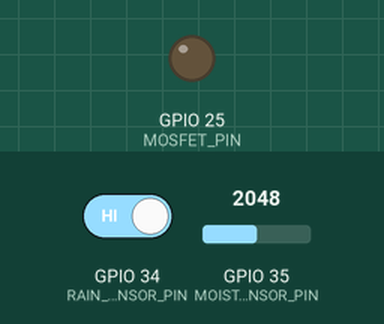
A sketch run on a simulated ESP32. On the bench: output pins drawn as LEDs (lit = HIGH). The inputs (shaded band) are chosen by the test bench; at power-on: GPIO 35 (MOISTURE_SENSOR_PIN) = 2048, GPIO 34 (RAIN_SENSOR_PIN) HIGH (analog values on the 0–4095 scale). WiFi joins after 1.5 s; servers stay silent unless stated; uploads are accepted with an empty reply; pins used as bus, display or sensor lines are not drawn; what the sketch prints to the serial monitor is not drawn.

Above: at 3.8 s.
3.9 s: GPIO 35 (MOISTURE_SENSOR_PIN) set to 2840
At 11.8 s:
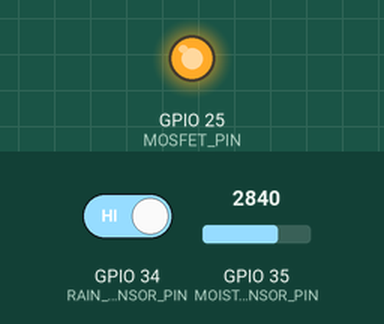
12.1 s: GPIO 34 (RAIN_SENSOR_PIN) driven LOW
21.6 s: GPIO 35 (MOISTURE_SENSOR_PIN) set to 2760
31.8 s: GPIO 34 (RAIN_SENSOR_PIN) driven HIGH
Timing chart, 0 to 57.1 s (numbered marks = the images above; inputs shaded):
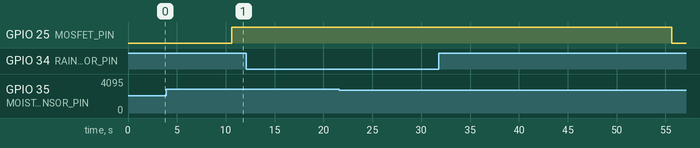

Measured:
- after the input at 12.1 s, every drawn part: stays the same
- after the input at 21.6 s, every drawn part: stays the same

The sketch:

smart_plant_system.ino
```cpp
/*
 * smart_plant_system.ino
 * ======================
 * Main Sketch — Smart Plant Watering System (MOSFET Version)
 *
 * Bu dosya sistemin giriş noktasıdır. Tüm modülleri (Nem, Yağmur, MOSFET, WiFi)
 * koordine eder ve ana döngüyü yönetir.
 *
 * HARDWARE SUMMARY:
 *   - ESP32 DevKit v1
 *   - Capacitive Soil Moisture Sensor → GPIO35 (data), GPIO4 (power)
 *   - Rain/Snow Sensor               → GPIO34 (data), GPIO14 (power)
 *   - N-Channel MOSFET + Water Pump  → GPIO25 (gate)
 *   - Solar panel + battery for power
 *
 * KEY DESIGN: Smart Sleep Sensor Power Management
 *   Sensors are NOT connected to 3.3V continuously.
 *   Their VCC pins are connected to GPIO outputs (GPIO4, GPIO14)
 *   so ESP32 can power them on/off programmatically.
 *   This saves ~10-25mA of continuous current — critical for solar power.
 */

#include "config.h"
#include "types.h"

// ============================================================
//  Timing Trackers
// ============================================================
unsigned long lastSensorRead      = 0;
unsigned long lastDataSend        = 0;
unsigned long lastCommandCheck    = 0;
unsigned long lastAutoWaterCheck  = 0;

// ============================================================
//  Global Sensor States
// ============================================================
bool  isRaining      = false;
int   rainRawValue   = 0;
float moisturePercent = 0.0;
int   moistureRaw     = 0;

// ============================================================
//  SETUP
// ============================================================
void setup() {
    Serial.begin(115200);
    delay(1000);

    Serial.println();
    Serial.println("╔══════════════════════════════════════════╗");
    Serial.println("║    Smart Plant Watering System v2.0      ║");
    Serial.println("║    ESP32 — MOSFET Edition (Solar)        ║");
    Serial.println("╚══════════════════════════════════════════╝");
    Serial.println();

    // --- 1. Rain Sensor Module (Sude Nur'un Modülü) ---
    rainSensorSetup();

    // --- 2. Moisture Sensor Module (Takım Arkadaşının Modülü) ---
    moistureSensorSetup();

    // --- 3. MOSFET / Pump Module (Röle yerine MOSFET) ---
    mosfetSetup();

    // --- 4. WiFi Communication Module (Ortak Modül) ---
    wifiSetup();

    Serial.println();
    Serial.println("[SYSTEM] ✓ Tüm modüller başarıyla bağlandı.");
    Serial.println("[SYSTEM] ✓ Smart Sleep aktif — sensörler sadece okuma sırasında güç alır.");
    Serial.println("──────────────────────────────────────────");
}

// ============================================================
//  MAIN LOOP
// ============================================================
void loop() {
    unsigned long now = millis();

    // Pompa durum makinesini ve WiFi bağlantısını her döngüde kontrol et
    mosfetUpdate();
    wifiMaintain();

    // Periyodik: Sensörleri oku (Örn: 2 saniyede bir)
    if (now - lastSensorRead >= SENSOR_READ_INTERVAL_MS) {
        lastSensorRead = now;
        readAllSensors();
    }

    // Periyodik: Verileri backend'e gönder (Örn: 5 saniyede bir)
    if (now - lastDataSend >= DATA_SEND_INTERVAL_MS) {
        lastDataSend = now;
        sendDataToBackend();
    }

    // Periyodik: Backend'den gelen komutları kontrol et (Örn: 3 saniyede bir)
    if (now - lastCommandCheck >= COMMAND_CHECK_INTERVAL_MS) {
        lastCommandCheck = now;
        checkAndExecuteCommand();
    }

    // Periyodik: Otomatik sulama koşullarını kontrol et (Örn: 60 saniyede bir)
    if (now - lastAutoWaterCheck >= AUTO_WATER_CHECK_INTERVAL_MS) {
        lastAutoWaterCheck = now;
        autoWateringCheck();
    }

    delay(10);  // İşlemciyi rahatlatmak için kısa bekleme
}

// ============================================================
//  Read All Sensors (Modül Entegrasyon Noktası)
//  NOTE: Each sensor module handles its own Smart Sleep
//  power management internally (power on → read → power off).
// ============================================================
void readAllSensors() {
    // --- 1. Moisture Sensor İşlemleri ---
    // (internally: GPIO4 HIGH → warm-up → ADC read → GPIO4 LOW)
    moistureSensorUpdate();
    moisturePercent = getMoisturePercentage();
    moistureRaw = getMoistureRaw();

    // Nem verisini karar vermesi için MOSFET modülüne aktar
    updateMoistureData(moisturePercent);

    // --- 2. Rain Sensor İşlemleri ---
    // (internally: GPIO14 HIGH → warm-up → digital read → GPIO14 LOW)
    rainSensorUpdate();
    isRaining = getIsRaining();
    rainRawValue = getRainRawValue();

    // Yağmur verisini MOSFET modülüne aktar (otomatik sulama kararı için)
    updateRainData(isRaining);

    // --- Log Çıktısı ---
    Serial.println("[SENSORS] Nem: %" + String(moisturePercent, 1)
        + " (raw: " + String(moistureRaw) + ")"
        + " | Yağmur: " + String(isRaining ? "EVET" : "HAYIR")
        + " | Pompa: " + String(getPumpStateString()));
}

// ============================================================
//  Send Data to Backend
// ============================================================
void sendDataToBackend() {
    if (!isWifiConnected()) return;

    bool success = sendAllSensorData(
        moisturePercent,
        moistureRaw,
        isRaining,
        rainRawValue,
        getPumpStateString(),
        getPumpRemainingTime()
    );

    if (success) Serial.println("[SYSTEM] ✓ Veri başarıyla gönderildi.");
}

// ============================================================
//  Check and Execute Backend Commands
// ============================================================
void checkAndExecuteCommand() {
    if (!isWifiConnected()) return;

    BackendCommand cmd = checkBackendForCommand();

    if (!cmd.hasCommand) return;

    Serial.println("[SYSTEM] Komut Alındı: " + cmd.action + " | Neden: " + cmd.reason);

    if (cmd.action == "start") {
        if (cmd.duration > 0) startPumpManual(cmd.duration);  // Manual: skip moisture auto-stop
        else startSmartWatering();
    }
    else if (cmd.action == "stop") {
        stopPump("backend_command");
    }
    else if (cmd.action == "heat_burst") {
        startHeatProtectionBurst();
    }
}

// ============================================================
//  Automatic Watering Check
//  Called periodically. Evaluates rain + moisture conditions
//  and starts watering autonomously when needed.
// ============================================================
void autoWateringCheck() {
    // Pompa zaten çalışıyorsa veya bekleme süresindeyse atla
    if (isPumpRunning() || isPumpInCooldown()) return;

    Serial.println("[SYSTEM] Otomatik sulama kontrolü..."
        " | Yağmur: " + String(isRaining ? "EVET" : "HAYIR")
        + " | Nem: %" + String(moisturePercent, 1));

    // startSmartWatering() zaten yağmur ve nem kontrolü yapıyor
    startSmartWatering();
}
```

moisture_sensor.ino
```cpp
// moisture_sensor.ino
// ====================
// Capacitive Soil Moisture Sensor Module
//
// Hardware: Capacitive Soil Moisture Sensor v1.2 (or similar)
// Data Pin: AOUT → GPIO35 (ADC1_CH7, input-only — defined in config.h)
// Power:    VCC  → GPIO4  (Smart Sleep power control — defined in config.h)
//
// SMART SLEEP POWER MANAGEMENT:
//   Instead of connecting the sensor's VCC directly to ESP32's 3.3V rail,
//   the sensor's VCC is connected to GPIO4. This allows the ESP32 to:
//     1. Power ON the sensor only when a reading is needed (GPIO4 → HIGH)
//     2. Wait for sensor warm-up (SENSOR_WARMUP_MS)
//     3. Take multi-sample averaged reading
//     4. Power OFF the sensor after reading (GPIO4 → LOW)
//
//   BENEFITS:
//     • Reduces continuous current draw by ~5-10mA per sensor
//     • Critical for solar-powered / battery systems
//     • Extends sensor lifespan (capacitive sensors degrade
//       faster under continuous voltage)
//     • Prevents electrolysis on exposed sensor pads
//
//   NOTE: GPIO4 can source up to ~40mA, which is more than enough
//   for a typical capacitive moisture sensor (~5-10mA draw).
//
// FIX: Multi-sample averaging + validation to prevent
//      bogus Raw:0 (100%) readings from the capacitive sensor.

float currentMoisturePercent = 0.0;
int   currentRawValue = 0;

// Number of ADC samples to average per reading
#define MOISTURE_SAMPLE_COUNT   10
// Minimum valid ADC value (below this = sensor not connected or glitch)
// Sensor's wet-end minimum is ~250, so 200 gives margin for valid reads
#define MOISTURE_RAW_MIN        200
// Maximum valid ADC value (sensor's dry-end max is ~2700)
// Anything above 2800 is likely a sensor fault or disconnection
#define MOISTURE_RAW_MAX        2800

void moistureSensorSetup() {
    // --- Configure the sensor POWER pin (Smart Sleep) ---
    // GPIO4 acts as a software-controlled power switch for the sensor
    pinMode(MOISTURE_POWER_PIN, OUTPUT);
    digitalWrite(MOISTURE_POWER_PIN, LOW);  // Start with sensor OFF (save power)

    // --- Configure the sensor DATA pin ---
    analogReadResolution(12);
    // Set attenuation for full 0-3.3V range on the ADC pin
    analogSetPinAttenuation(MOISTURE_SENSOR_PIN, ADC_11db);
    pinMode(MOISTURE_SENSOR_PIN, INPUT);

    // --- Initial stabilization read (power on briefly) ---
    digitalWrite(MOISTURE_POWER_PIN, HIGH);   // Power ON sensor
    delay(SENSOR_WARMUP_MS);                   // Wait for sensor to stabilize

    // Take a few throwaway reads to stabilize the ADC
    for (int i = 0; i < 5; i++) {
        analogRead(MOISTURE_SENSOR_PIN);
        delay(10);
    }

    digitalWrite(MOISTURE_POWER_PIN, LOW);    // Power OFF sensor after init
    delay(SENSOR_SETTLE_MS);

    Serial.println("[MOISTURE] Initialized on GPIO " + String(MOISTURE_SENSOR_PIN));
    Serial.println("[MOISTURE] Power pin (Smart Sleep): GPIO " + String(MOISTURE_POWER_PIN));
}

void moistureSensorUpdate() {
    // --- STEP 1: Power ON the sensor via Smart Sleep pin ---
    digitalWrite(MOISTURE_POWER_PIN, HIGH);
    delay(SENSOR_WARMUP_MS);  // Allow sensor to warm up and stabilize

    // --- STEP 2: Multi-sample averaging with outlier rejection ---
    long sum = 0;
    int  validSamples = 0;

    for (int i = 0; i < MOISTURE_SAMPLE_COUNT; i++) {
        int sample = analogRead(MOISTURE_SENSOR_PIN);
        delay(5);  // Small delay between ADC reads for stability

        // Only count samples within the valid range
        if (sample >= MOISTURE_RAW_MIN && sample <= MOISTURE_RAW_MAX) {
            sum += sample;
            validSamples++;
        }
    }

    // --- STEP 3: Power OFF the sensor to save energy ---
    digitalWrite(MOISTURE_POWER_PIN, LOW);
    delay(SENSOR_SETTLE_MS);

    if (validSamples > 0) {
        currentRawValue = sum / validSamples;
    } else {
        // All samples were invalid — keep previous value, log warning
        Serial.println("[MOISTURE] ⚠ All " + String(MOISTURE_SAMPLE_COUNT)
            + " samples invalid (below " + String(MOISTURE_RAW_MIN)
            + "). Keeping previous value: " + String(currentRawValue));
        return;  // Don't update percentage with bad data
    }

    // --- Map raw ADC value to percentage ---
    // MOISTURE_AIR_VALUE   = dry sensor in air (high ADC → 0%)
    // MOISTURE_WATER_VALUE = sensor in water   (low ADC  → 100%)
    // Using float math instead of integer map() for better precision
    float rawF = (float)currentRawValue;
    float airF = (float)MOISTURE_AIR_VALUE;
    float watF = (float)MOISTURE_WATER_VALUE;

    currentMoisturePercent = ((airF - rawF) / (airF - watF)) * 100.0;

    // Clamp to 0-100 range
    if (currentMoisturePercent < 0.0)   currentMoisturePercent = 0.0;
    if (currentMoisturePercent > 100.0) currentMoisturePercent = 100.0;

    Serial.println("[MOISTURE] Raw: " + String(currentRawValue)
        + " → " + String(currentMoisturePercent, 1) + "%"
        + " (valid samples: " + String(validSamples) + "/" + String(MOISTURE_SAMPLE_COUNT) + ")");
}

float getMoisturePercentage() { return currentMoisturePercent; }
int getMoistureRaw() { return currentRawValue; }
```

rain_sensor.ino
```cpp
/*
 * rain_sensor.ino
 * ===============
 * Rain/Snow Detection Module
 *
 * Hardware: Rain/Snow Sensor (e.g., YL-83 / MH-RD)
 * Data Pin: D0 → GPIO34 (Input-only pin — digital read, defined in config.h)
 * Power:    VCC → GPIO14 (Smart Sleep power control — defined in config.h)
 *
 * Responsible: Sude Nur ÖZMEN
 *
 * SMART SLEEP POWER MANAGEMENT:
 *   Instead of connecting the sensor's VCC directly to ESP32's 3.3V rail,
 *   the sensor's VCC is connected to GPIO14. This allows the ESP32 to:
 *     1. Power ON the sensor only when a reading is needed (GPIO14 → HIGH)
 *     2. Wait for sensor warm-up (SENSOR_WARMUP_MS)
 *     3. Read the digital output (D0)
 *     4. Power OFF the sensor after reading (GPIO14 → LOW)
 *
 *   BENEFITS:
 *     • Reduces continuous current draw by ~5-15mA
 *     • Critical for solar-powered / battery systems
 *     • Prevents oxidation/corrosion of the rain sensor pads
 *       (continuous current accelerates corrosion on exposed metal)
 *     • Extends sensor lifespan significantly
 *
 *   NOTE: GPIO14 can source up to ~40mA, which is sufficient for
 *   the rain sensor module (~5-15mA typical draw).
 *
 *   CAUTION about GPIO14: At ESP32 boot, GPIO14 briefly outputs a
 *   PWM signal (used by the JTAG/debug interface). This is harmless
 *   for sensor power — the sensor will see a brief power-on pulse
 *   during boot, then settle to LOW (off) once setup() runs.
 *
 * This module provides functions to detect precipitation.
 * Logic: Most rain sensors output LOW when water is detected
 * and HIGH when the sensor is dry.
 *
 * Functions for main sketch:
 * - rainSensorSetup()    -> Initialize pins (data + power)
 * - rainSensorUpdate()   -> Power on, read, power off, update state
 * - getIsRaining()       -> Returns bool (true if raining)
 * - getRainRawValue()    -> Returns raw 0 or 1
 */

// --- Modül İçi Değişkenler ---
bool  _isRainingInternal = false;
int   _rainRawValueInternal = 1; // Başlangıçta Kuru (HIGH)

/**
 * Sensör pinlerini hazırlar (veri + güç).
 * Pin değerleri config.h dosyasından gelir.
 */
void rainSensorSetup() {
    // --- Configure the sensor POWER pin (Smart Sleep) ---
    // GPIO14 acts as a software-controlled power switch for the sensor
    pinMode(RAIN_POWER_PIN, OUTPUT);
    digitalWrite(RAIN_POWER_PIN, LOW);  // Start with sensor OFF (save power)

    // --- Configure the sensor DATA pin ---
    pinMode(RAIN_SENSOR_PIN, INPUT);

    Serial.println("[RAIN] Modül GPIO " + String(RAIN_SENSOR_PIN) + " üzerinde hazır.");
    Serial.println("[RAIN] Power pin (Smart Sleep): GPIO " + String(RAIN_POWER_PIN));
}

/**
 * Sensörü okur ve durumu günceller.
 * Smart Sleep: Okumadan önce sensörü açar, okuduktan sonra kapatır.
 * Ana loop içerisinde her sensör okuma periyodunda çağrılmalıdır.
 */
void rainSensorUpdate() {
    // --- STEP 1: Power ON the sensor via Smart Sleep pin ---
    digitalWrite(RAIN_POWER_PIN, HIGH);
    delay(SENSOR_WARMUP_MS);  // Allow sensor module to warm up and stabilize

    // --- STEP 2: Read the digital output ---
    // Sensörden dijital okuma yap (0 = Islak, 1 = Kuru)
    _rainRawValueInternal = digitalRead(RAIN_SENSOR_PIN);

    // --- STEP 3: Power OFF the sensor to save energy ---
    digitalWrite(RAIN_POWER_PIN, LOW);
    delay(SENSOR_SETTLE_MS);

    // LOW gelirse yağmur var demektir (isRaining = true)
    _isRainingInternal = (_rainRawValueInternal == LOW);
}

// --- Getter Fonksiyonları (Dışarıya veri servis eder) ---

bool getIsRaining() {
    return _isRainingInternal;
}

int getRainRawValue() {
    return _rainRawValueInternal;
}
```

types.h
```cpp
#ifndef TYPES_H
#define TYPES_H

#include <Arduino.h>

struct BackendCommand {
    bool hasCommand;
    String action;
    String reason;
    int duration;
};

#endif
```

config.h
```cpp
/*
 * config.h
 * --------
 * Shared Configuration File for the Smart Plant Watering System
 */

#ifndef CONFIG_H
#define CONFIG_H

// ============================================================
//  WiFi Configuration
// ============================================================
#define WIFI_SSID       "Duhan"
#define WIFI_PASSWORD   "duhannnn"

// ============================================================
//  Backend Server Configuration
// ============================================================
// IMPORTANT: Replace 192.168.1.X with the IP address of the machine
// running the Spring Boot backend on the same WiFi network as the ESP32.
#define BACKEND_HOST    "10.33.37.126"
#define BACKEND_PORT    8081
#define ENDPOINT_DATA   "/api/v1/sensors"
#define ENDPOINT_CMD    "/api/v1/irrigation/command"

// ============================================================
//  Pin Definitions
// ============================================================
#define MOISTURE_SENSOR_PIN       35
#define MOISTURE_POWER_PIN        4

#define RAIN_SENSOR_PIN           34
#define RAIN_POWER_PIN            14

#define MOSFET_PIN                25

// ============================================================
//  Smart Sleep Sensor Power Management
// ============================================================
#define SENSOR_WARMUP_MS          50
#define SENSOR_SETTLE_MS          10

// ============================================================
//  Moisture Sensor Calibration
// ============================================================
#define MOISTURE_AIR_VALUE        2700
#define MOISTURE_WATER_VALUE      250

// ============================================================
//  Pump / Watering Thresholds
// ============================================================
#define MOISTURE_THRESHOLD_LOW    40
#define MOISTURE_THRESHOLD_TARGET 65

// Durations are standardized to SECONDS across backend and ESP32.
#define PUMP_DURATION_CRITICAL    45
#define PUMP_DURATION_LOW         30
#define PUMP_DURATION_MODERATE    15
#define PUMP_DURATION_HEAT_SHORT  10

#define PUMP_MAX_RUNTIME          90

// ============================================================
//  Timing Intervals
// ============================================================
#define SENSOR_READ_INTERVAL_MS       5000
#define DATA_SEND_INTERVAL_MS         10000
#define COMMAND_CHECK_INTERVAL_MS     5000
#define AUTO_WATER_CHECK_INTERVAL_MS  10000

// ============================================================
//  MOSFET Configuration
// ============================================================
#define MOSFET_ACTIVE_HIGH true

#endif
```

Source omitted: mosfet_control.ino (14038 bytes), wifi_communication.ino (8252 bytes)
